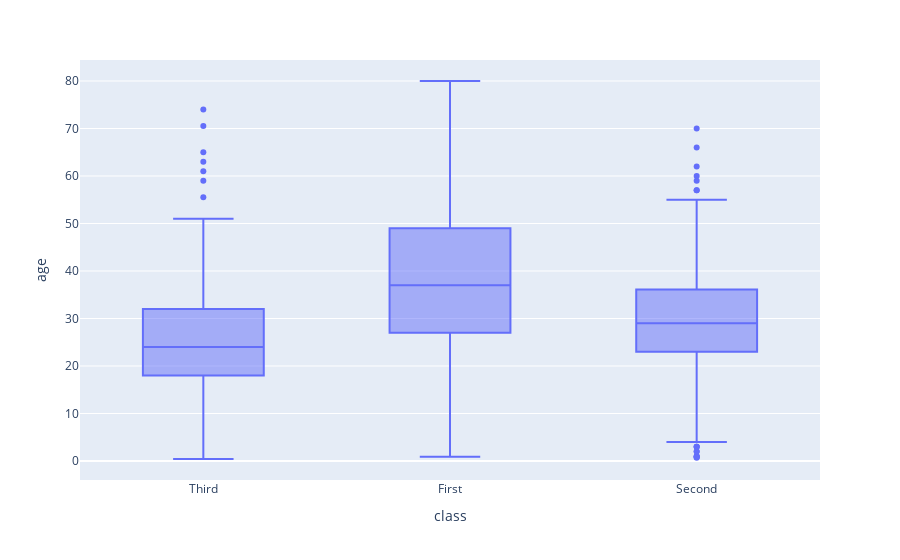

The notebook cell this image was saved under:
### Code cell
import plotly.express as px
fig = px.box(df1, x="class", y="age")
fig.show()

### Figure 1 — Plotly figure (JSON) as saved in the notebook; plotly's stock layout.template omitted (floating-point values rounded to 4 significant figures; data arrays with more than 128 entries replaced by an {"elided": "..."} marker saying what was removed)
{"data": [{"alignmentgroup": "True", "hovertemplate": "class=%{x}<br>age=%{y}<extra></extra>", "legendgroup": "", "marker": {"color": "#636efa"}, "name": "", "notched": false, "offsetgroup": "", "orientation": "v", "showlegend": false, "type": "box", "x": {"elided": "891 str values"}, "x0": " ", "xaxis": "x", "y": {"elided": "891 float values"}, "y0": " ", "yaxis": "y"}], "layout": {"boxmode": "group", "legend": {"tracegroupgap": 0}, "margin": {"t": 60}, "xaxis": {"anchor": "y", "domain": [0, 1], "title": {"text": "class"}}, "yaxis": {"anchor": "x", "domain": [0, 1], "title": {"text": "age"}}}}
